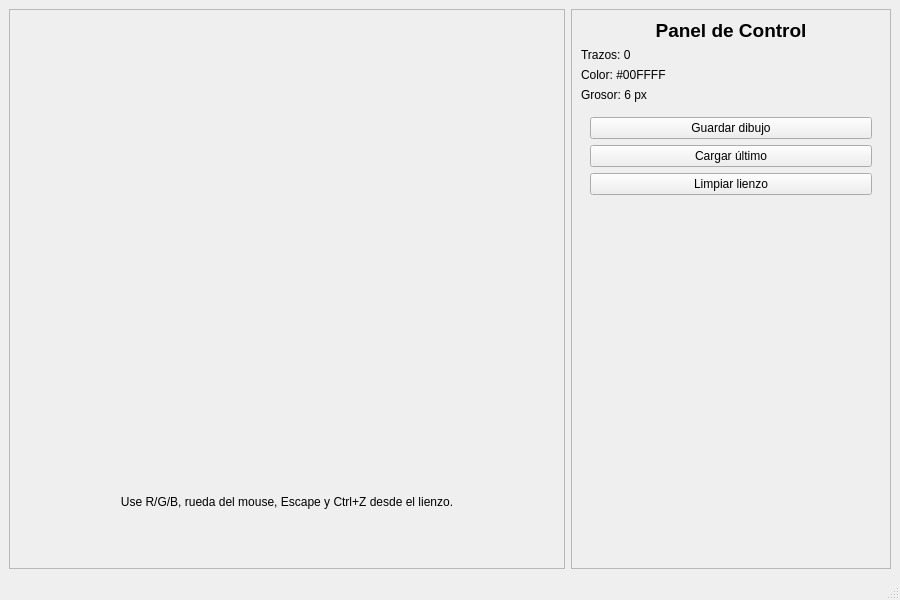
<?xml version="1.0" encoding="UTF-8"?>
<ui version="4.0">
 <class>MainWindow</class>
 <widget class="QMainWindow" name="MainWindow">
  <property name="geometry">
   <rect>
    <x>0</x>
    <y>0</y>
    <width>900</width>
    <height>600</height>
   </rect>
  </property>
  <widget class="QWidget" name="centralwidget">
   <layout class="QHBoxLayout" name="horizontalLayout">
    <item>
     <widget class="QFrame" name="frameCanvas">
      <property name="frameShape">
       <enum>QFrame::StyledPanel</enum>
      </property>
      <property name="frameShadow">
       <enum>QFrame::Raised</enum>
      </property>
      <layout class="QVBoxLayout" name="verticalLayoutCanvas">
       <item>
        <widget class="QWidget" name="paintPlaceholder">
         <property name="minimumSize">
          <size>
           <width>520</width>
           <height>420</height>
          </size>
         </property>
        </widget>
       </item>
       <item>
        <widget class="QLabel" name="labelMessage">
         <property name="text">
          <string>Use R/G/B, rueda del mouse, Escape y Ctrl+Z desde el lienzo.</string>
         </property>
         <property name="alignment">
          <set>Qt::AlignCenter</set>
         </property>
        </widget>
       </item>
      </layout>
     </widget>
    </item>
    <item>
     <widget class="QFrame" name="frameControls">
      <property name="maximumSize">
       <size>
        <width>320</width>
        <height>16777215</height>
       </size>
      </property>
      <property name="frameShape">
       <enum>QFrame::StyledPanel</enum>
      </property>
      <property name="frameShadow">
       <enum>QFrame::Raised</enum>
      </property>
      <layout class="QVBoxLayout" name="verticalLayoutControls">
       <item>
        <widget class="QLabel" name="labelTitle">
         <property name="text">
          <string>Panel de Control</string>
         </property>
         <property name="alignment">
          <set>Qt::AlignCenter</set>
         </property>
         <property name="font">
          <font>
           <pointsize>14</pointsize>
           <bold>true</bold>
           <weight>75</weight>
          </font>
         </property>
        </widget>
       </item>
       <item>
        <widget class="QLabel" name="labelCount">
         <property name="text">
          <string>Trazos: 0</string>
         </property>
        </widget>
       </item>
       <item>
        <widget class="QLabel" name="labelColor">
         <property name="text">
          <string>Color: #00FFFF</string>
         </property>
        </widget>
       </item>
       <item>
        <widget class="QLabel" name="labelWidth">
         <property name="text">
          <string>Grosor: 6 px</string>
         </property>
        </widget>
       </item>
       <item>
        <widget class="QWidget" name="layoutButtonsWidget">
         <layout class="QVBoxLayout" name="verticalLayoutButtons">
          <item>
           <widget class="QPushButton" name="btnSave">
            <property name="text">
             <string>Guardar dibujo</string>
            </property>
           </widget>
          </item>
          <item>
           <widget class="QPushButton" name="btnLoad">
            <property name="text">
             <string>Cargar último</string>
            </property>
           </widget>
          </item>
          <item>
           <widget class="QPushButton" name="btnClear">
            <property name="text">
             <string>Limpiar lienzo</string>
            </property>
           </widget>
          </item>
         </layout>
        </widget>
       </item>
       <item>
        <spacer name="verticalSpacer">
         <property name="orientation">
          <enum>Qt::Vertical</enum>
         </property>
         <property name="sizeHint">
          <size>
           <width>20</width>
           <height>200</height>
          </size>
         </property>
        </spacer>
       </item>
      </layout>
     </widget>
    </item>
   </layout>
  </widget>
  <widget class="QStatusBar" name="statusbar"/>
 </widget>
 <resources/>
 <connections/>
</ui>
